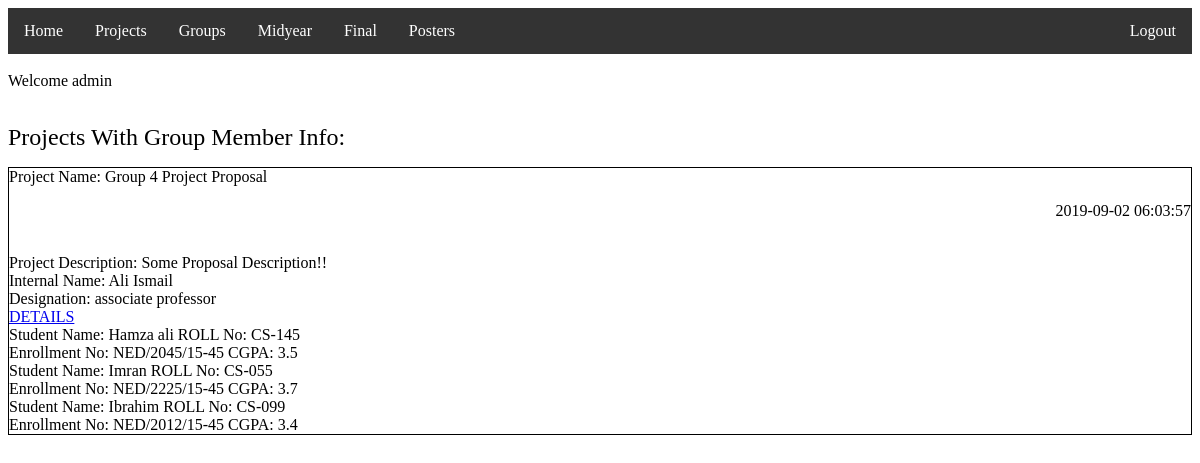
The app's page /projects_admin.php (signed in) with its own data.
### tables this page shows
CREATE TABLE `proposals` (
  `id` int(11) NOT NULL,
  `group_id` int(11) NOT NULL,
  `requested_id` int(11) NOT NULL,
  `internal_id` int(11) NOT NULL,
  `filename` varchar(60) NOT NULL,
  `description` varchar(300) NOT NULL,
  `date_time` datetime NOT NULL,
  `poster` tinyint(1) NOT NULL DEFAULT '0',
  `checklist` tinyint(1) NOT NULL DEFAULT '0'
);

CREATE TABLE `internals` (
  `id` int(11) NOT NULL,
  `username` varchar(10) NOT NULL,
  `password` varchar(100) NOT NULL,
  `fullname` varchar(25) NOT NULL,
  `designation` varchar(40) NOT NULL,
  `committee` tinyint(1) NOT NULL DEFAULT '0',
  `status` tinyint(1) NOT NULL DEFAULT '1'
);

CREATE TABLE `students` (
  `id` int(11) NOT NULL,
  `group_id` int(11) NOT NULL,
  `fullname` varchar(25) NOT NULL,
  `rollno` varchar(8) NOT NULL,
  `enrollment` varchar(14) NOT NULL,
  `cgpa` float NOT NULL
);

### projects_admin.php (the view, shortened to what this page needs)
<?php
require 'database.php';
if( isset($_SESSION['user_status']) && ($_SESSION['user_status'] == 'admin') ) {
	$file_ret = $conn->prepare('SELECT t1.username, t2.group_id, t2.filename, t2.description, t2.date_time, t3.fullname, t3.designation FROM groups t1 INNER JOIN proposals t2 ON t1.id = t2.group_id INNER JOIN internals t3 ON t2.internal_id = t3.id');
	$file_ret->execute();
}
	else{
	header("Location: admin_login.php");
	}
?>
<!DOCTYPE html>
<html>
<head>
</head>
<body>
		<br />Welcome <?= $_SESSION['username']; ?>
		<br /><br />
		<p><font size="5">Projects With Group Member Info:</font></p>
		<?php while($results = $file_ret->fetch(PDO::FETCH_ASSOC)){
			echo "<div class='box'>";
			$group_info = $conn->prepare('SELECT fullname, rollno, enrollment, cgpa FROM students WHERE group_id = :id');
			$group_info->bindParam(':id', $results['group_id']);
			$group_info->execute();
			$files_show = 'uploads/proposals/'.$results['filename'].$results['username'];
			echo "Project Name: ".$results['filename'] ."<p style='text-align: right'>".$results['date_time']."</p>" ."<br>";
			echo "Project Description: ".$results['description']. "<br>";
			echo "Internal Name: ".$results['fullname'] ."<br>";
			echo "Designation: ".$results['designation'] ."<br>";
			echo "<a href='$files_show'>DETAILS</a>". "<br>";
			while($row = $group_info->fetch(PDO::FETCH_ASSOC)){
				echo "Student Name: ".$row['fullname'] ." ROLL No: ".$row['rollno'] ."<br>";
				echo "Enrollment No: ".$row['enrollment'] ." CGPA: ".$row['cgpa'] ."<br>";
			}
			echo "</div>" . "<br>";
		}
		?>
</body>
</html>

### projects_admin.php (style rules this page uses)
.box { border: 1px solid black; }

### records on screen
proposals: filename "Group 4 Project Proposal", date_time "2019-09-02 06:03:57", description "Some Proposal Description!!", internal.fullname "Ali Ismail", internal.designation "associate professor"
students: fullname "Hamza ali", rollno "CS-145", enrollment "NED/2045/15-45", cgpa "3.5"
students: fullname "Imran", rollno "CS-055", enrollment "NED/2225/15-45", cgpa "3.7"
students: fullname "Ibrahim", rollno "CS-099", enrollment "NED/2012/15-45", cgpa "3.4"

### other values on screen
$_SESSION['username'] "admin"
